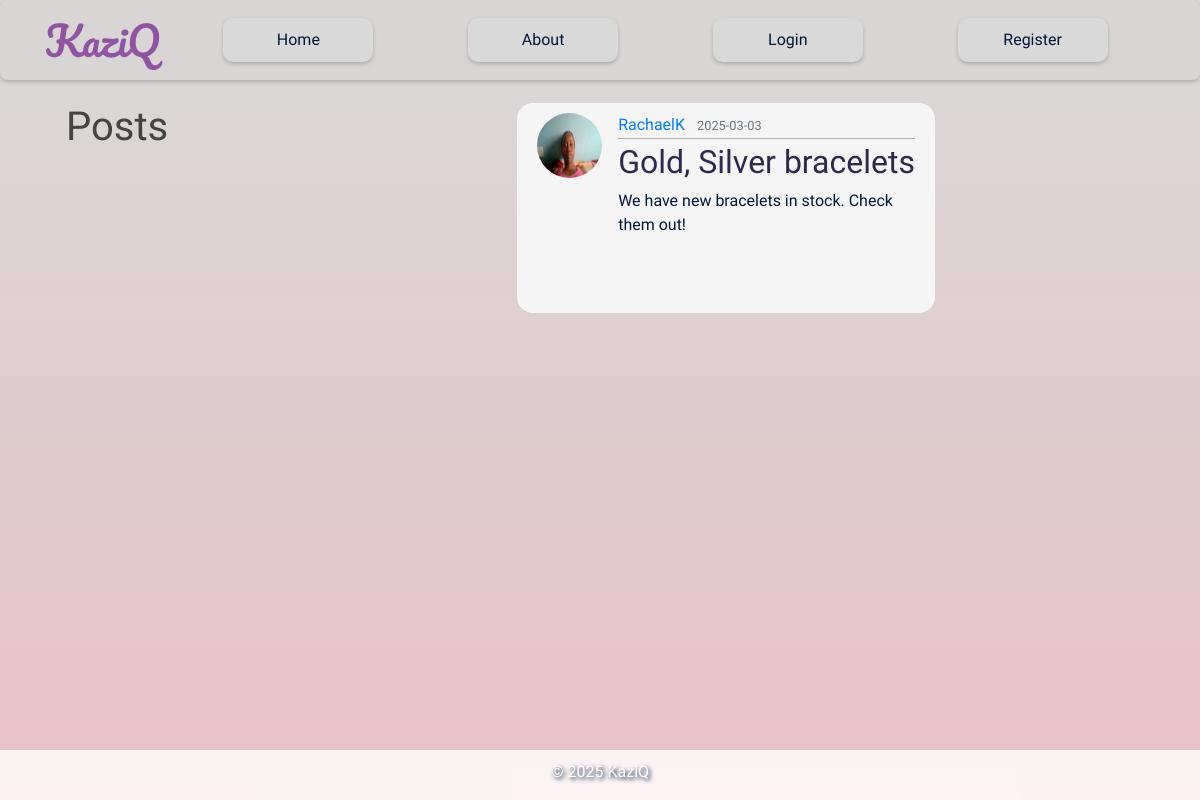
/post/1, run on an earlier commit of the app's database.
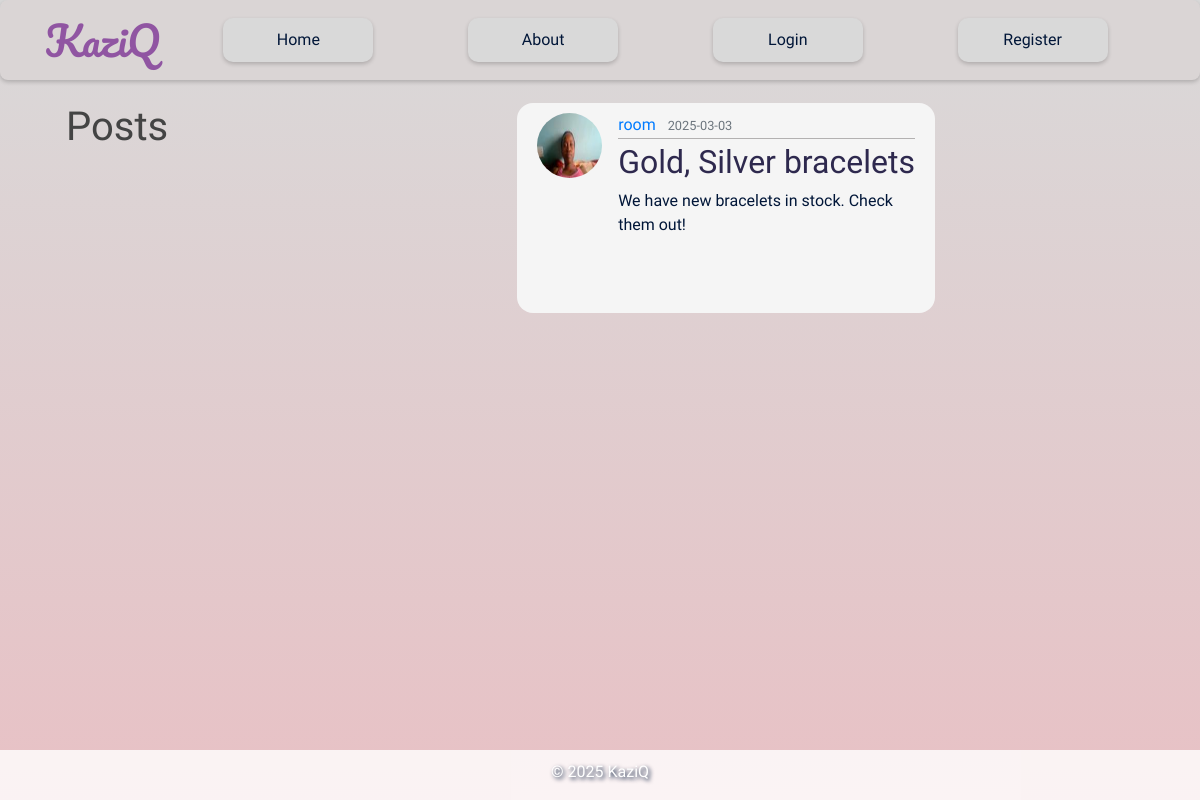
And on a later commit of the database.
### flaskblog/models.py (models this page shows, shortened)
class User(db.Model, UserMixin):
    id = db.Column(db.Integer, primary_key=True)
    username = db.Column(db.String(20), unique=True, nullable=False)
    email = db.Column(db.String(120), unique=True, nullable=False)
    image_file = db.Column(db.String(20), nullable=False, default='default.jpg')
    password = db.Column(db.String(60), nullable=False)
    posts = db.relationship('Post', backref='author', lazy=True)

### flaskblog/routes.py (the view)
@app.route("/post/<int:post_id>")
def post(post_id):
    post = Post.query.get_or_404(post_id)
    return render_template('post.html', title=post.title, posts=post)

### flaskblog/templates/post.html
{% extends 'layout.html' %}
{% block content %}
    <h1>Posts</h1>
    <article class="media content-section">
        <img class="rounded-circle article-img" src="{{ url_for('static', filename='profile_pics/' + posts.author.image_file) }}">
        <div class="media-body">
            <div class="article-metadata">
                <a class="mr-2" href="{{ url_for('user_posts', username=posts.author.username) }}">{{ posts.author.username }}</a>
                <small class="text-muted">{{ posts.date_posted.strftime('%Y-%m-%d') }}</small>
            </div>
            <h2><a class="article-title" href="{{ url_for('post', post_id=posts.id) }}">{{ posts.title }}</a></h2>
            <p class="article-content">{{ posts.content }}</p>
        </div>
    </article>
{% endblock %}

What changed in the data, as far as the page shows it:
changed User: author.username "RachaelK" → "room"
